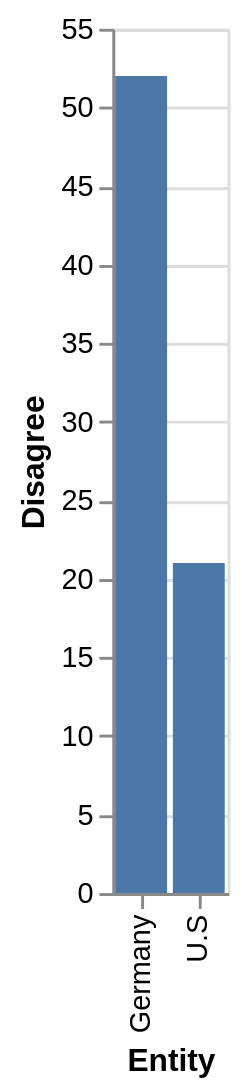

Specify this chart in Vega-Lite:
### Vega-Lite specification from a JSON file in a GitHub repository (floating-point values rounded to 4 significant figures)
{"$schema": "https://vega.github.io/schema/vega-lite/v5.json", "description": "Bar chart auto-generated from CSV", "data": {"values": [{"Entity": "Germany", "Disagree": "52", "Agree": "47"}, {"Entity": "U.S", "Disagree": "21", "Agree": "78"}]}, "mark": "bar", "encoding": {"x": {"field": "Entity", "type": "ordinal"}, "y": {"field": "Disagree", "type": "quantitative"}}}
